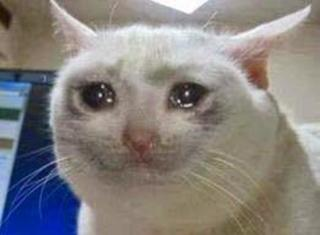
#> input picture zad9/sadcat.jpg, 320 x 235 px
$ python zad3.py
#> lines starting #> are read from the running program, lines starting #| are printed output that depends on the picture
import cv2
import numpy as np

image=cv2.imread("sadcat.jpg")
#> image is the input picture: shape (235, 320, 3); mean B, G, R 127.6, 129.9, 134.1

M = np.ones(image.shape, dtype="uint8") - 80
subtracted = cv2.subtract(image, M)
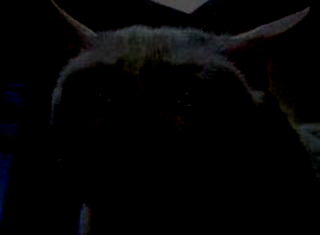
#> subtracted: shape (235, 320, 3); mean B, G, R 4.5, 4.1, 4.1

cv2.imshow("Darker", subtracted)
cv2.imshow("Original",image)
cv2.waitKey()
